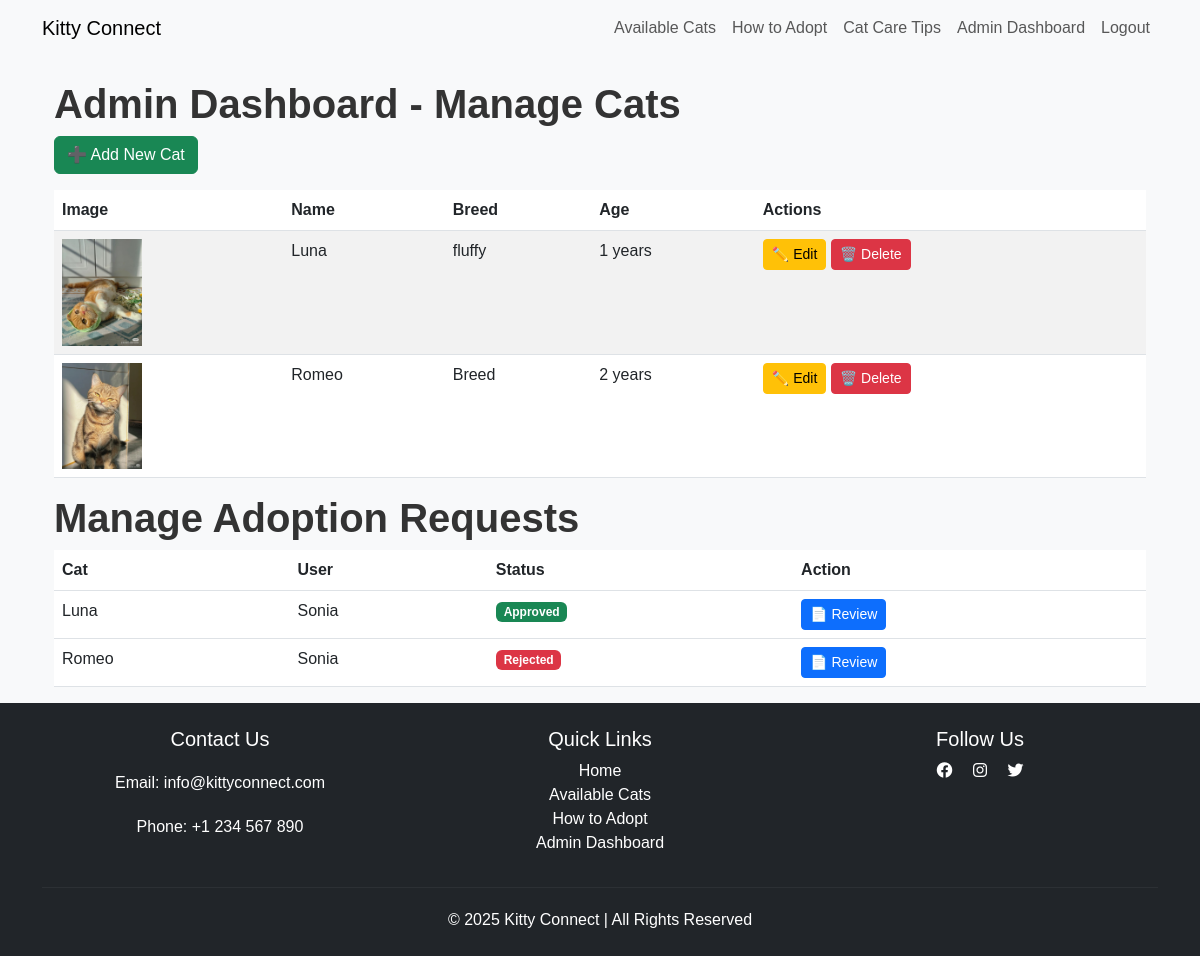
/cat/admin/dashboard/ (signed in), run on the app's committed database.
### cat/models.py (models this page shows, shortened)
class Cat(models.Model):
    name = models.CharField(max_length=50)
    age = models.IntegerField()
    breed = models.CharField(max_length=100)
    image = models.ImageField(upload_to='cat_images/', null=True, blank=True)
    description = models.TextField()
    available = models.BooleanField(default=True)

### adoption/models.py (models this page shows, shortened)
class AdoptionRequest(models.Model):
    STATUS_CHOICES = [
        ('pending', 'Pending'),
        ('approved', 'Approved'),
        ('rejected', 'Rejected'),
    ]
    user = models.ForeignKey(User, on_delete=models.CASCADE)
    cat = models.ForeignKey(Cat, on_delete=models.CASCADE)
    message = models.TextField(blank=True, null=True)  # ✅ Add message field
    status = models.CharField(max_length=10, choices=STATUS_CHOICES, default='pending')
    request_date = models.DateTimeField(auto_now_add=True)

### cat/views.py (the view)
# urls.py: path("admin/dashboard/", admin_dashboard, name="admin_dashboard"),
@user_passes_test(is_admin)
def admin_dashboard(request):
    cats = Cat.objects.all()
    adoption_requests = AdoptionRequest.objects.all()  # Get all adoption requests
    return render(request, "admin/admin_dashboard.html", {
        "cats": cats,
        "adoption_requests": adoption_requests,
    })

### cat/views.py (called while the page is built)
def is_admin(user):
    return user.is_superuser

### templates/admin/admin_dashboard.html (shortened to what this page needs)
{% extends 'base.html' %}
{% block content %}
<div class="container mt-4">
    <h2>Admin Dashboard - Manage Cats</h2>
    <a href="{% url 'cat_create' %}" class="btn btn-success mb-3">➕ Add New Cat</a>
    <table class="table table-striped">
        <thead>
            <tr>
                <th>Image</th>
                <th>Name</th>
                <th>Breed</th>
                <th>Age</th>
                <th>Actions</th>
            </tr>
        </thead>
        <tbody>
            {% for cat in cats %}
                <tr>
                    <td><img src="{{ cat.image.url }}" alt="{{ cat.name }}" width="80"></td>
                    <td>{{ cat.name }}</td>
                    <td>{{ cat.breed }}</td>
                    <td>{{ cat.age }} years</td>
                    <td>
                        <a href="{% url 'cat_update' cat.id %}" class="btn btn-warning btn-sm">✏️ Edit</a>
                        <form action="{% url 'cat_delete' cat.id %}" method="post" style="display:inline;">
                            <button type="submit" class="btn btn-danger btn-sm">🗑️ Delete</button>
                        </form>
                    </td>
                </tr>
            {% empty %}
                <tr><td colspan="5" class="text-center">No cats available.</td></tr>
            {% endfor %}
        </tbody>
    </table>
    <h2>Manage Adoption Requests</h2>
    <table class="table">
        <thead>
            <tr>
                <th>Cat</th>
                <th>User</th>
                <th>Status</th>
                <th>Action</th>
            </tr>
        </thead>
        <tbody>
            {% for request in adoption_requests %}
                <tr>
                    <td>{{ request.cat.name }}</td>
                    <td>{{ request.user.username }}</td>
                    <td>
                        <span class="badge {% if request.status == 'Approved' %}bg-success{% elif request.status == 'Rejected' %}bg-danger{% else %}bg-warning{% endif %}">
                            {{ request.status }}
                        </span>
                    </td>
                    <td>
                        <a href="{% url 'review_adoption_request' request.id %}" class="btn btn-primary btn-sm">📄 Review</a>
                    </td>
                </tr>
            {% empty %}
                <tr><td colspan="4">No adoption requests available.</td></tr>
            {% endfor %}
        </tbody>
    </table>
</div>
{% endblock %}

### static/css/styles.css (style rules this page uses)
body { font-family: 'Arial', sans-serif; background-color: #f8f9fa; margin: 0; padding: 0; }
h2 { font-size: 2.5rem; font-weight: bold; color: #333; }

### data on the page
Cat: image (picture), name "Luna", breed "fluffy", age "1"
Cat: image (picture), name "Romeo", breed "Breed", age "2"
AdoptionRequest: cat.name "Luna", user.username "Sonia", status "Approved"
AdoptionRequest: cat.name "Romeo", user.username "Sonia", status "Rejected"
